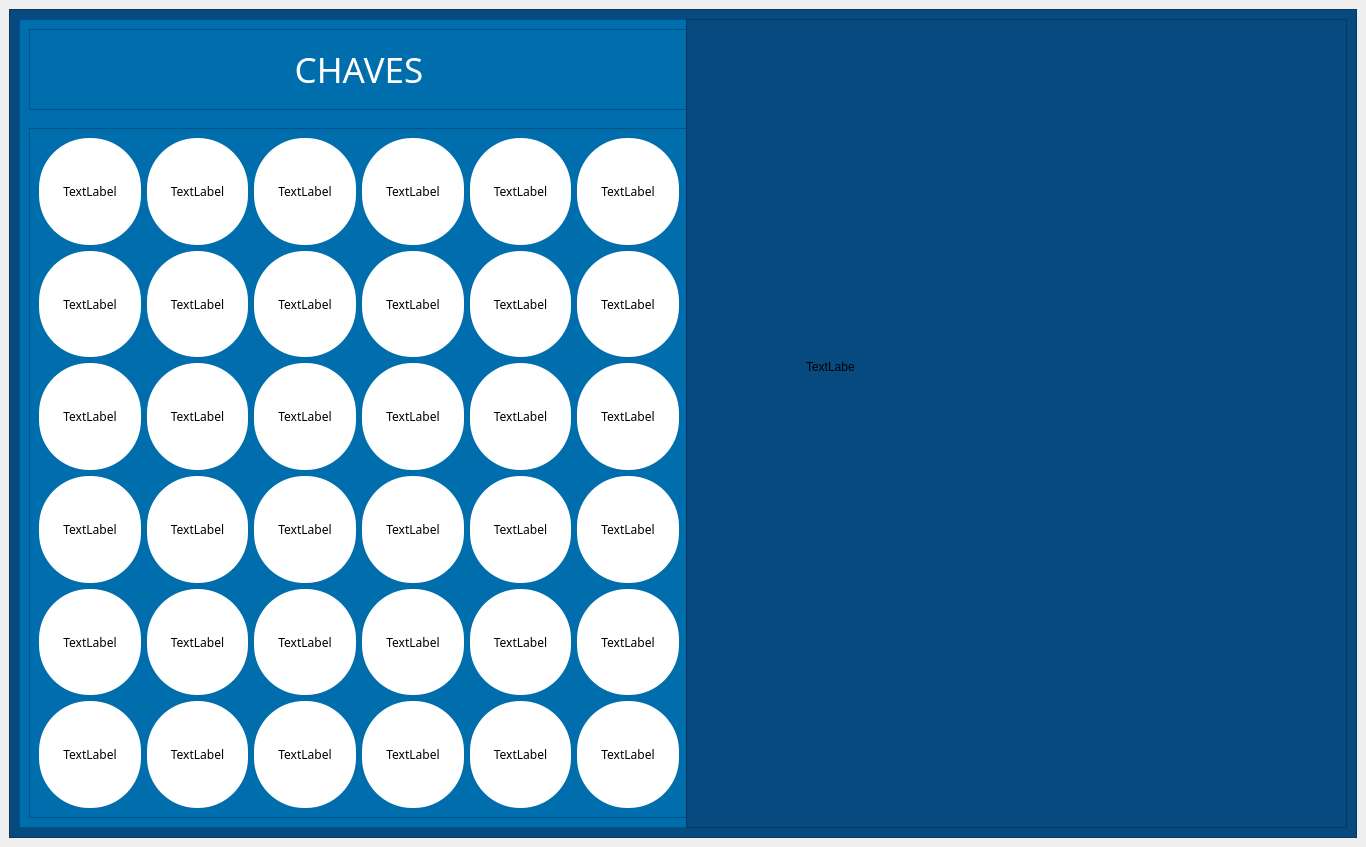
<?xml version="1.0" encoding="UTF-8"?>
<ui version="4.0">
 <class>MainWindow</class>
 <widget class="QMainWindow" name="MainWindow">
  <property name="geometry">
   <rect>
    <x>0</x>
    <y>0</y>
    <width>1366</width>
    <height>847</height>
   </rect>
  </property>
  <property name="windowTitle">
   <string>MainWindow</string>
  </property>
  <widget class="QWidget" name="centralwidget">
   <layout class="QVBoxLayout" name="verticalLayout">
    <item>
     <widget class="QFrame" name="frame">
      <property name="minimumSize">
       <size>
        <width>400</width>
        <height>200</height>
       </size>
      </property>
      <property name="styleSheet">
       <string notr="true">background:#064A80</string>
      </property>
      <property name="frameShape">
       <enum>QFrame::StyledPanel</enum>
      </property>
      <property name="frameShadow">
       <enum>QFrame::Raised</enum>
      </property>
      <layout class="QHBoxLayout" name="horizontalLayout">
       <item>
        <widget class="QFrame" name="frame_2">
         <property name="minimumSize">
          <size>
           <width>680</width>
           <height>763</height>
          </size>
         </property>
         <property name="styleSheet">
          <string notr="true">background:#006DAD</string>
         </property>
         <property name="frameShape">
          <enum>QFrame::StyledPanel</enum>
         </property>
         <property name="frameShadow">
          <enum>QFrame::Raised</enum>
         </property>
         <layout class="QVBoxLayout" name="verticalLayout_2">
          <item>
           <widget class="QFrame" name="frame_4">
            <property name="minimumSize">
             <size>
              <width>660</width>
              <height>81</height>
             </size>
            </property>
            <property name="font">
             <font>
              <bold>true</bold>
             </font>
            </property>
            <property name="focusPolicy">
             <enum>Qt::NoFocus</enum>
            </property>
            <property name="layoutDirection">
             <enum>Qt::LeftToRight</enum>
            </property>
            <property name="styleSheet">
             <string notr="true"/>
            </property>
            <property name="frameShape">
             <enum>QFrame::StyledPanel</enum>
            </property>
            <property name="frameShadow">
             <enum>QFrame::Raised</enum>
            </property>
            <layout class="QVBoxLayout" name="verticalLayout_3">
             <item>
              <widget class="QLabel" name="label_2">
               <property name="font">
                <font>
                 <family>Aldrich</family>
                 <pointsize>26</pointsize>
                </font>
               </property>
               <property name="styleSheet">
                <string notr="true">color:#FFF</string>
               </property>
               <property name="text">
                <string>CHAVES</string>
               </property>
               <property name="alignment">
                <set>Qt::AlignCenter</set>
               </property>
              </widget>
             </item>
            </layout>
           </widget>
          </item>
          <item>
           <spacer name="verticalSpacer">
            <property name="orientation">
             <enum>Qt::Vertical</enum>
            </property>
            <property name="sizeHint" stdset="0">
             <size>
              <width>20</width>
              <height>40</height>
             </size>
            </property>
           </spacer>
          </item>
          <item>
           <widget class="QFrame" name="frame_5">
            <property name="minimumSize">
             <size>
              <width>660</width>
              <height>690</height>
             </size>
            </property>
            <property name="font">
             <font>
              <family>Aldrich</family>
             </font>
            </property>
            <property name="styleSheet">
             <string notr="true">QLabel{width:100px; height: 100px; border-radius: 50px; background-color:#fff; color:#000}
QLabel:hover{background-color:#F89633}</string>
            </property>
            <property name="frameShape">
             <enum>QFrame::StyledPanel</enum>
            </property>
            <property name="frameShadow">
             <enum>QFrame::Raised</enum>
            </property>
            <layout class="QGridLayout" name="gridLayout">
             <item row="2" column="3">
              <widget class="QLabel" name="label_18">
               <property name="font">
                <font>
                 <family>Aldrich</family>
                </font>
               </property>
               <property name="text">
                <string>TextLabel</string>
               </property>
               <property name="alignment">
                <set>Qt::AlignCenter</set>
               </property>
              </widget>
             </item>
             <item row="3" column="2">
              <widget class="QLabel" name="label_23">
               <property name="font">
                <font>
                 <family>Aldrich</family>
                </font>
               </property>
               <property name="text">
                <string>TextLabel</string>
               </property>
               <property name="alignment">
                <set>Qt::AlignCenter</set>
               </property>
              </widget>
             </item>
             <item row="1" column="2">
              <widget class="QLabel" name="label_11">
               <property name="font">
                <font>
                 <family>Aldrich</family>
                </font>
               </property>
               <property name="text">
                <string>TextLabel</string>
               </property>
               <property name="alignment">
                <set>Qt::AlignCenter</set>
               </property>
              </widget>
             </item>
             <item row="4" column="5">
              <widget class="QLabel" name="label_32">
               <property name="font">
                <font>
                 <family>Aldrich</family>
                </font>
               </property>
               <property name="text">
                <string>TextLabel</string>
               </property>
               <property name="alignment">
                <set>Qt::AlignCenter</set>
               </property>
              </widget>
             </item>
             <item row="1" column="3">
              <widget class="QLabel" name="label_12">
               <property name="font">
                <font>
                 <family>Aldrich</family>
                </font>
               </property>
               <property name="text">
                <string>TextLabel</string>
               </property>
               <property name="alignment">
                <set>Qt::AlignCenter</set>
               </property>
              </widget>
             </item>
             <item row="4" column="2">
              <widget class="QLabel" name="label_29">
               <property name="font">
                <font>
                 <family>Aldrich</family>
                </font>
               </property>
               <property name="text">
                <string>TextLabel</string>
               </property>
               <property name="alignment">
                <set>Qt::AlignCenter</set>
               </property>
              </widget>
             </item>
             <item row="5" column="0">
              <widget class="QLabel" name="label_33">
               <property name="font">
                <font>
                 <family>Aldrich</family>
                </font>
               </property>
               <property name="text">
                <string>TextLabel</string>
               </property>
               <property name="alignment">
                <set>Qt::AlignCenter</set>
               </property>
              </widget>
             </item>
             <item row="1" column="5">
              <widget class="QLabel" name="label_14">
               <property name="font">
                <font>
                 <family>Aldrich</family>
                </font>
               </property>
               <property name="text">
                <string>TextLabel</string>
               </property>
               <property name="alignment">
                <set>Qt::AlignCenter</set>
               </property>
              </widget>
             </item>
             <item row="1" column="1">
              <widget class="QLabel" name="label_10">
               <property name="font">
                <font>
                 <family>Aldrich</family>
                </font>
               </property>
               <property name="text">
                <string>TextLabel</string>
               </property>
               <property name="alignment">
                <set>Qt::AlignCenter</set>
               </property>
              </widget>
             </item>
             <item row="3" column="0">
              <widget class="QLabel" name="label_21">
               <property name="font">
                <font>
                 <family>Aldrich</family>
                </font>
               </property>
               <property name="text">
                <string>TextLabel</string>
               </property>
               <property name="alignment">
                <set>Qt::AlignCenter</set>
               </property>
              </widget>
             </item>
             <item row="4" column="3">
              <widget class="QLabel" name="label_30">
               <property name="font">
                <font>
                 <family>Aldrich</family>
                </font>
               </property>
               <property name="text">
                <string>TextLabel</string>
               </property>
               <property name="alignment">
                <set>Qt::AlignCenter</set>
               </property>
              </widget>
             </item>
             <item row="4" column="1">
              <widget class="QLabel" name="label_28">
               <property name="font">
                <font>
                 <family>Aldrich</family>
                </font>
               </property>
               <property name="text">
                <string>TextLabel</string>
               </property>
               <property name="alignment">
                <set>Qt::AlignCenter</set>
               </property>
              </widget>
             </item>
             <item row="1" column="4">
              <widget class="QLabel" name="label_13">
               <property name="font">
                <font>
                 <family>Aldrich</family>
                </font>
               </property>
               <property name="text">
                <string>TextLabel</string>
               </property>
               <property name="alignment">
                <set>Qt::AlignCenter</set>
               </property>
              </widget>
             </item>
             <item row="0" column="3">
              <widget class="QLabel" name="label_6">
               <property name="font">
                <font>
                 <family>Aldrich</family>
                </font>
               </property>
               <property name="text">
                <string>TextLabel</string>
               </property>
               <property name="alignment">
                <set>Qt::AlignCenter</set>
               </property>
              </widget>
             </item>
             <item row="5" column="4">
              <widget class="QLabel" name="label_37">
               <property name="font">
                <font>
                 <family>Aldrich</family>
                </font>
               </property>
               <property name="text">
                <string>TextLabel</string>
               </property>
               <property name="alignment">
                <set>Qt::AlignCenter</set>
               </property>
              </widget>
             </item>
             <item row="0" column="5">
              <widget class="QLabel" name="label_8">
               <property name="font">
                <font>
                 <family>Aldrich</family>
                </font>
               </property>
               <property name="text">
                <string>TextLabel</string>
               </property>
               <property name="alignment">
                <set>Qt::AlignCenter</set>
               </property>
              </widget>
             </item>
             <item row="1" column="0">
              <widget class="QLabel" name="label_9">
               <property name="font">
                <font>
                 <family>Aldrich</family>
                </font>
               </property>
               <property name="text">
                <string>TextLabel</string>
               </property>
               <property name="alignment">
                <set>Qt::AlignCenter</set>
               </property>
              </widget>
             </item>
             <item row="2" column="2">
              <widget class="QLabel" name="label_17">
               <property name="font">
                <font>
                 <family>Aldrich</family>
                </font>
               </property>
               <property name="text">
                <string>TextLabel</string>
               </property>
               <property name="alignment">
                <set>Qt::AlignCenter</set>
               </property>
              </widget>
             </item>
             <item row="5" column="5">
              <widget class="QLabel" name="label_38">
               <property name="font">
                <font>
                 <family>Aldrich</family>
                </font>
               </property>
               <property name="text">
                <string>TextLabel</string>
               </property>
               <property name="alignment">
                <set>Qt::AlignCenter</set>
               </property>
              </widget>
             </item>
             <item row="2" column="5">
              <widget class="QLabel" name="label_20">
               <property name="font">
                <font>
                 <family>Aldrich</family>
                </font>
               </property>
               <property name="text">
                <string>TextLabel</string>
               </property>
               <property name="alignment">
                <set>Qt::AlignCenter</set>
               </property>
              </widget>
             </item>
             <item row="0" column="1">
              <widget class="QLabel" name="label_4">
               <property name="font">
                <font>
                 <family>Aldrich</family>
                </font>
               </property>
               <property name="text">
                <string>TextLabel</string>
               </property>
               <property name="alignment">
                <set>Qt::AlignCenter</set>
               </property>
              </widget>
             </item>
             <item row="3" column="4">
              <widget class="QLabel" name="label_25">
               <property name="font">
                <font>
                 <family>Aldrich</family>
                </font>
               </property>
               <property name="text">
                <string>TextLabel</string>
               </property>
               <property name="alignment">
                <set>Qt::AlignCenter</set>
               </property>
              </widget>
             </item>
             <item row="2" column="0">
              <widget class="QLabel" name="label_15">
               <property name="font">
                <font>
                 <family>Aldrich</family>
                </font>
               </property>
               <property name="text">
                <string>TextLabel</string>
               </property>
               <property name="alignment">
                <set>Qt::AlignCenter</set>
               </property>
              </widget>
             </item>
             <item row="4" column="0">
              <widget class="QLabel" name="label_27">
               <property name="font">
                <font>
                 <family>Aldrich</family>
                </font>
               </property>
               <property name="text">
                <string>TextLabel</string>
               </property>
               <property name="alignment">
                <set>Qt::AlignCenter</set>
               </property>
              </widget>
             </item>
             <item row="5" column="2">
              <widget class="QLabel" name="label_35">
               <property name="font">
                <font>
                 <family>Aldrich</family>
                </font>
               </property>
               <property name="text">
                <string>TextLabel</string>
               </property>
               <property name="alignment">
                <set>Qt::AlignCenter</set>
               </property>
              </widget>
             </item>
             <item row="0" column="2">
              <widget class="QLabel" name="label_5">
               <property name="font">
                <font>
                 <family>Aldrich</family>
                </font>
               </property>
               <property name="text">
                <string>TextLabel</string>
               </property>
               <property name="alignment">
                <set>Qt::AlignCenter</set>
               </property>
              </widget>
             </item>
             <item row="5" column="3">
              <widget class="QLabel" name="label_36">
               <property name="font">
                <font>
                 <family>Aldrich</family>
                </font>
               </property>
               <property name="text">
                <string>TextLabel</string>
               </property>
               <property name="alignment">
                <set>Qt::AlignCenter</set>
               </property>
              </widget>
             </item>
             <item row="2" column="1">
              <widget class="QLabel" name="label_16">
               <property name="font">
                <font>
                 <family>Aldrich</family>
                </font>
               </property>
               <property name="text">
                <string>TextLabel</string>
               </property>
               <property name="alignment">
                <set>Qt::AlignCenter</set>
               </property>
              </widget>
             </item>
             <item row="0" column="0">
              <widget class="QLabel" name="label_3">
               <property name="font">
                <font>
                 <family>Aldrich</family>
                </font>
               </property>
               <property name="text">
                <string>TextLabel</string>
               </property>
               <property name="alignment">
                <set>Qt::AlignCenter</set>
               </property>
              </widget>
             </item>
             <item row="3" column="3">
              <widget class="QLabel" name="label_24">
               <property name="font">
                <font>
                 <family>Aldrich</family>
                </font>
               </property>
               <property name="text">
                <string>TextLabel</string>
               </property>
               <property name="alignment">
                <set>Qt::AlignCenter</set>
               </property>
              </widget>
             </item>
             <item row="2" column="4">
              <widget class="QLabel" name="label_19">
               <property name="font">
                <font>
                 <family>Aldrich</family>
                </font>
               </property>
               <property name="text">
                <string>TextLabel</string>
               </property>
               <property name="alignment">
                <set>Qt::AlignCenter</set>
               </property>
              </widget>
             </item>
             <item row="5" column="1">
              <widget class="QLabel" name="label_34">
               <property name="font">
                <font>
                 <family>Aldrich</family>
                </font>
               </property>
               <property name="text">
                <string>TextLabel</string>
               </property>
               <property name="alignment">
                <set>Qt::AlignCenter</set>
               </property>
              </widget>
             </item>
             <item row="0" column="4">
              <widget class="QLabel" name="label_7">
               <property name="font">
                <font>
                 <family>Aldrich</family>
                </font>
               </property>
               <property name="text">
                <string>TextLabel</string>
               </property>
               <property name="alignment">
                <set>Qt::AlignCenter</set>
               </property>
              </widget>
             </item>
             <item row="4" column="4">
              <widget class="QLabel" name="label_31">
               <property name="font">
                <font>
                 <family>Aldrich</family>
                </font>
               </property>
               <property name="text">
                <string>TextLabel</string>
               </property>
               <property name="alignment">
                <set>Qt::AlignCenter</set>
               </property>
              </widget>
             </item>
             <item row="3" column="1">
              <widget class="QLabel" name="label_22">
               <property name="font">
                <font>
                 <family>Aldrich</family>
                </font>
               </property>
               <property name="text">
                <string>TextLabel</string>
               </property>
               <property name="alignment">
                <set>Qt::AlignCenter</set>
               </property>
              </widget>
             </item>
             <item row="3" column="5">
              <widget class="QLabel" name="label_26">
               <property name="font">
                <font>
                 <family>Aldrich</family>
                </font>
               </property>
               <property name="text">
                <string>TextLabel</string>
               </property>
               <property name="alignment">
                <set>Qt::AlignCenter</set>
               </property>
              </widget>
             </item>
            </layout>
           </widget>
          </item>
         </layout>
        </widget>
       </item>
       <item>
        <spacer name="horizontalSpacer">
         <property name="orientation">
          <enum>Qt::Horizontal</enum>
         </property>
         <property name="sizeHint" stdset="0">
          <size>
           <width>40</width>
           <height>20</height>
          </size>
         </property>
        </spacer>
       </item>
       <item>
        <widget class="QFrame" name="frame_3">
         <property name="minimumSize">
          <size>
           <width>661</width>
           <height>763</height>
          </size>
         </property>
         <property name="font">
          <font>
           <family>Aldrich</family>
          </font>
         </property>
         <property name="frameShape">
          <enum>QFrame::StyledPanel</enum>
         </property>
         <property name="frameShadow">
          <enum>QFrame::Raised</enum>
         </property>
         <widget class="QLabel" name="label">
          <property name="geometry">
           <rect>
            <x>120</x>
            <y>340</y>
            <width>49</width>
            <height>16</height>
           </rect>
          </property>
          <property name="text">
           <string>TextLabel</string>
          </property>
         </widget>
        </widget>
       </item>
      </layout>
     </widget>
    </item>
   </layout>
  </widget>
 </widget>
 <resources/>
 <connections/>
</ui>
